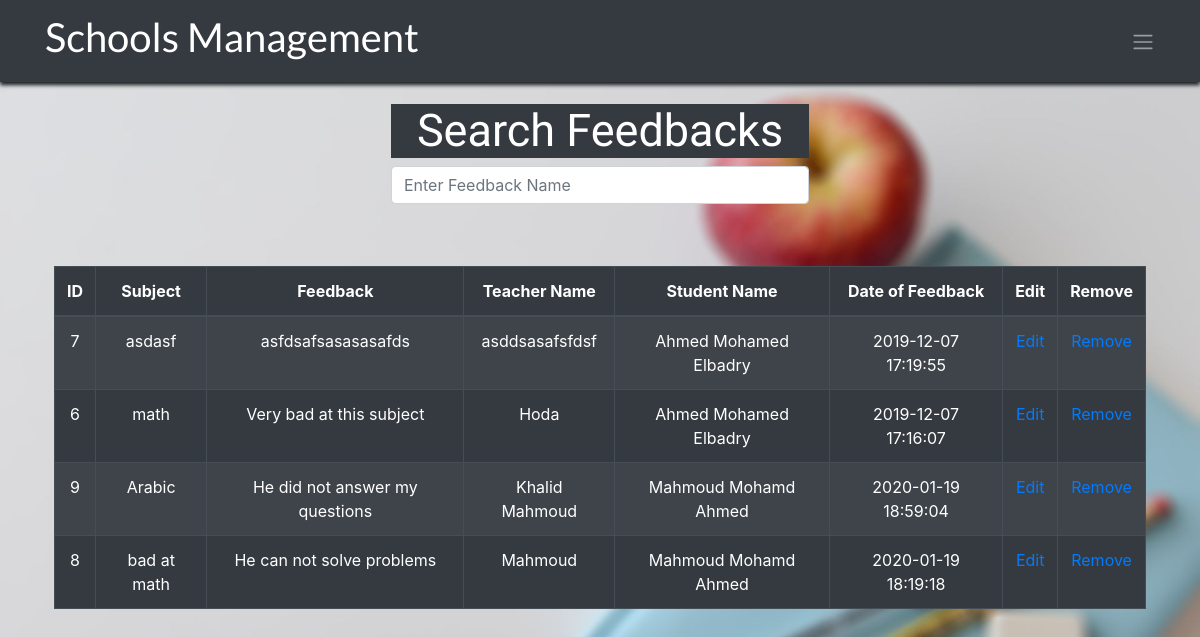
/institutions/show_data/search-childeren-feedback.php (signed in), run on the app's committed database.
### tables this page shows
CREATE TABLE `children_feedback` (
  `id` int(11) NOT NULL,
  `school_id` int(11) DEFAULT NULL,
  `subject` text DEFAULT NULL,
  `feedback` text DEFAULT NULL,
  `teacher_name` text DEFAULT NULL,
  `date_of_feedback` timestamp NOT NULL DEFAULT current_timestamp(),
  `student_id` int(11) DEFAULT NULL
);

CREATE TABLE `students` (
  `id` int(11) NOT NULL,
  `school_id` int(11) DEFAULT NULL,
  `username` text DEFAULT NULL,
  `password` text DEFAULT NULL,
  `name` text DEFAULT NULL,
  `grade` text DEFAULT NULL,
  `date_of_birth` text DEFAULT NULL,
  `address` text DEFAULT NULL,
  `date_of_register` timestamp NOT NULL DEFAULT current_timestamp()
);

### institutions/show_data/search-childeren-feedback.php (the view, shortened to what this page needs)
<!DOCTYPE html>
<html>
<head>
  <link rel="stylesheet" href="https://stackpath.bootstrapcdn.com/bootstrap/4.3.1/css/bootstrap.min.css">
</head>
<body>
    <nav class="navbar navbar-expand-sm bg-dark navbar-dark">
        <div class="container">
            <a class="navbar-brand" href="../welcome.php">
                <h1 class="text-center navtitle">Schools Management</h1>
            </a>
            <ul class="nav navbar-nav ml-auto">
                <li class="nav-item dropdown ">
                    <a class="navbar-toggler-icon" href="#" id="navbardrop" data-toggle="dropdown"></a>
                </li>
            </ul>
    </nav>
    <div class="container">
    <div class="col-13 col-sm-6 col-md-5 mx-auto" style="padding: 2%;">
        <div class="form-group">
          <h2 class="text-center" style=" font-size: 45px; font-family:'Coustard', serif; color: #FFFFFF; background-color:#353a40;">Search Feedbacks</h2>
          <input type="text" name="search" id="search" autocomplete="off" class="form-control" placeholder="Enter Feedback Name">
        </div>
      </div>
    </div>
    <div class="container" style="padding: 2%;">
        <table class="table table-bordered table-striped table-dark">
            <thead>
                <tr>
                    <th style="text-align: center;">ID</th>
                    <th style="text-align: center;">Subject</th>
                    <th style="text-align: center;">Feedback</th>
                    <th style="text-align: center;">Teacher Name</th>
                    <th style="text-align: center;">Student Name</th>
                    <th style="text-align: center;">Date of Feedback</th>
                    <th style="text-align: center;">Edit</th>
                    <th style="text-align: center;">Remove</th>
                </tr>
            </thead>
            <tbody>
                <tr>
                    <?php
                    include("../config.php");
                    $query = "SELECT * FROM children_feedback ORDER BY teacher_name";
                    $result = mysqli_query($link, $query);
                    if (mysqli_num_rows($result) > 0) {
                        while ($user = mysqli_fetch_array($result)) {
                            if ($user['school_id'] == (int)$_SESSION['id']) {
                            echo "<td align='center'>" . $user['id'] . "</td>";
                            echo "<td align='center'>" . $user['subject'] . "</td>";
                            echo "<td align='center'>" . $user['feedback'] . "</td>";
                            echo "<td align='center'>" . $user['teacher_name'] . "</td>";
                            $query2 = "SELECT name FROM students WHERE students.id={$user['student_id'] }";
                            $result2 = mysqli_query($link, $query2);
                            $user2 = mysqli_fetch_array($result2);
                            echo "<td align='center'>" . $user2['name'] . "</td>";
                            echo "<td align='center'>" . $user['date_of_feedback'] . "</td>";
                            echo ("<td align='center'><a href=\"../edit_data/edit-child-feedback.php?child_feedback_id=".$user['id']."\">Edit</a></td>");
                            echo ("<td align='center'><a href=\"../remove_data/remove-child-feedback.php?child_feedback_id=".$user['id']."\">Remove</a></td>");
                            echo "</tr>";
                        }
                    }
                }
                    ?>
        </table>
    </div>
</body>
</html>

### institutions/show_data/search-childeren-feedback.php (style rules this page uses)
body { background-image: url("../images/back22.jpg"); background-size: cover; }
.navtitle { font-family: 'Lato', sans-serif; }
.navbar { box-shadow: 0 3px 4px rgba(0, 0, 0, 0.16), 0 3px 4px; }

### data on the page
children_feedback: id "7", subject "asdasf", feedback "asfdsafsasasasafds", teacher_name "asddsasafsfdsf", student.name "Ahmed Mohamed Elbadry", date_of_feedback "2019-12-07 17:19:55"
children_feedback: id "6", subject "math", feedback "Very bad at this subject", teacher_name "Hoda", student.name "Ahmed Mohamed Elbadry", date_of_feedback "2019-12-07 17:16:07"
children_feedback: id "9", subject "Arabic", feedback "He did not answer my questions", teacher_name "Khalid Mahmoud", student.name "Mahmoud Mohamd Ahmed", date_of_feedback "2020-01-19 18:59:04"
children_feedback: id "8", subject "bad at math", feedback "He can not solve problems", teacher_name "Mahmoud", student.name "Mahmoud Mohamd Ahmed", date_of_feedback "2020-01-19 18:19:18"
